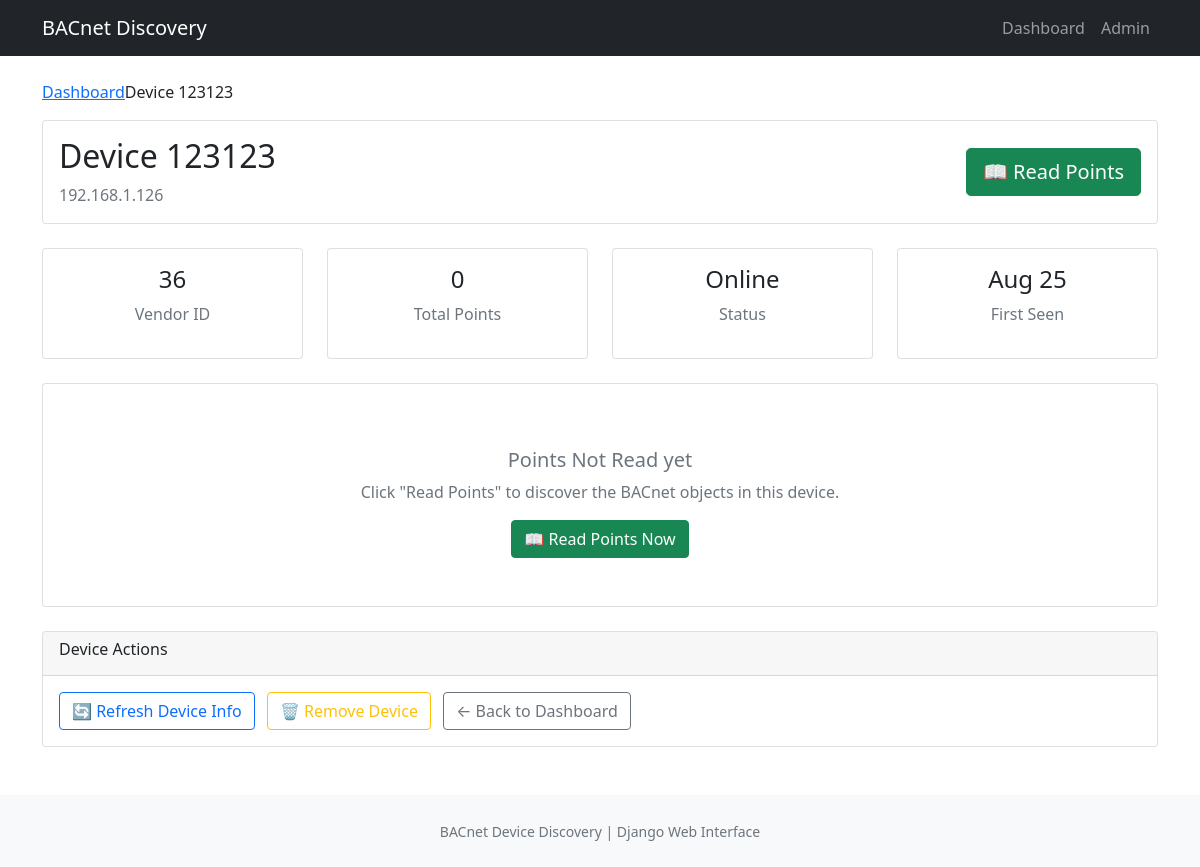
The app's page /device/123123/ with its own data.
### discovery/models.py (models this page shows, shortened)
class BACnetDevice(models.Model):
    device_id = models.IntegerField(
        unique=True, help_text="BACnet device instance number"
    )
    address = models.CharField(max_length=50, help_text="IP address of device")
    vendor_id = models.IntegerField(help_text="BACnet vendor ID")
    first_seen = models.DateTimeField(auto_now_add=True)
    last_seen = models.DateTimeField(auto_now_add=True)
    is_online = models.BooleanField(default=True)
    points_read = models.BooleanField(default=True)
    class Meta:
        ordering = ["device_id"]
        verbose_name = "BACnet Device"
        verbose_name_plural = "BACnet Devices"

### discovery/views.py (the view)
# urls.py: path("device/<int:device_id>/", views.device_detail, name="device_detail"),
def device_detail(request, device_id):
    device = get_object_or_404(BACnetDevice, device_id=device_id)
    points = device.points.all().order_by("object_type", "instance_number")
    points_by_type = {}
    for point in points:
        if point.object_type not in points_by_type:
            points_by_type[point.object_type] = []
        points_by_type[point.object_type].append(point)
    context = {
        "device": device,
        "points": points,
        "points_by_type": points_by_type,
        "point_count": points.count(),
    }
    return render(request, "discovery/device_detail.html", context)

### discovery/templates/discovery/device_detail.html (shortened to what this page needs)
{% extends 'discovery/base.html' %}
{% block content %}
<nav aria-label="breadcrumb">
    <ol class="breadcrumb">
        <li class="breadcrum-item"><a href="{% url 'discovery:dashboard' %}">Dashboard</a></li>
        <li class="breadcrum-item active">Device {{ device.device_id }}</li>
    </ol>
</nav>
<div class="row mb-4">
    <div class="col">
        <div class="card">
            <div class="card-body">
                <div class="d-flex align-items-center justify-content-between">
                    <div>
                        <h2>
                            Device {{ device.device_id }}
                        </h2>
                        <p class="text-muted mb-0">{{ device.address }}</p>
                    </div>
                    <div class="text-end">
                        <button id="read-poionts-btn" class="btn btn-success btn-lg">
                            📖 Read Points
                        </button>
                    </div>
                </div>
            </div>
        </div>
    </div>
</div>
<div class="row mb-4">
    <div class="col-md-3">
        <div class="card">
            <div class="card-body text-center">
                <h4>{{ device.vendor_id }}</h4>
                <p class="text-muted">Vendor ID</p>
            </div>
        </div>
    </div>
    <div class="col-md-3">
        <div class="card">
            <div class="card-body text-center">
                <h4>{{ point_count }}</h4>
                <p class="text-muted">Total Points</p>
            </div>
        </div>
    </div>
    <div class="col-md-3">
        <div class="card">
            <div class="card-body text-center">
                <h4>{% if device.is_online %}Online{% else %}Offline{% endif %}</h4>
                <p class="text-muted">Status</p>
            </div>
        </div>
    </div>
    <div class="col-md-3">
        <div class="card">
            <div class="card-body text-center">
                <h4>{{ device.first_seen|date:"M d" }}</h4>
                <p class="text-muted">First Seen</p>
            </div>
        </div>
    </div>
</div>
{% if points %}
    {% if points_by_type %}
    <div class="row">
        {% for object_type, type_points in points_by_type.items %}
        <div class="col-lg-6 mb-4">
            <div class="card">
                <div class="card-header d-flex justify-content-between">
                    <h6>{{ object_type|title }}</h6>
                    <span class="badge bg-secondary">{{ type_points|length }}</span>
                </div>
                <div class="card-body" style="max-height: 300px; overflow-y: auto;">
                    <div class="table-responsive">
                        <table class="table-responsive">
                            <thread>
                                <tr>
                                    <th>Instance</th>
                                    <th>Identifier</th>
                                    <th>Name</th>
                                </tr>
                            </thread>
                            <tbody>
                                {% for point in type_points %}
                                <tr>
                                    <td><code>{{ point.instance_number }}</code></td>
                                    <td><strong>{{ point.identifier }}</strong></td>
                                    <td>
                                        {% if point.object_name %}
                                            {{ point.object_name }}
                                        {% else %}
                                            <em class="text-muted">No name</em>
                                        {% endif %}
                                    </td>
                                </tr>
                                {% endfor %}
                            </tbody>
                        </table>
                    </div>
                </div>
            </div>
        </div>
        {% endfor %}
    </div>
    {% endif %}
    <div class="row mt-4">
        <div class="col">
            <div class="card">
                <div class="card-header">
                    <h5>All Points ({{ point_count }})</h5>
                </div>
                <div class="card-body">
                    <div class="table-responsive">
                        <table class="table table-striped">
                            <thread>
                                <tr>
                                    <tr>Object Type</tr>
                                    <tr>Instance</tr>
                                    <tr>Identifier</tr>
                                    <tr>Name</tr>
                                    <tr>Description</tr>
                                    <tr>Created</tr>
                                </tr>
                            </thread>
                            <tbody>
                                {% for point in points %}
                                <tr>
                                    <td>
                                        <span class="badge bg-primary">{{ point.object_type }}</span>
                                    </td>
                                    <td><code>{{ point.instance_number }}</code></td>
                                    <td><strong>{{ point.identifier }}</strong></td>
                                    <td>
                                        {% if point.object_name %}
                                            {{ point.object_name }}
                                        {% else %}
                                            <em class="text-muted">-</em>
                                        {% endif %}
                                    </td>
                                    <td>
                                        {% if point.description %}
                                            {{ point.description|truncatechars:50 }}
                                        {% else %}
                                            <em class="text-muted">-</em>
                                        {% endif %}
                                    </td>
                                    <td>{{ point.created|date:"M d, H:i" }}</td>
                                </tr>
                                {% endfor %}
                            </tbody>
                        </table>
                    </div>
                </div>
            </div>
        </div>
    </div>
{% else %}
    <div class="row">
        <div class="col">
            <div class="card">
                <div class="card-body text-center py-5">
                    {% if device.points_read %}
                        <div class="mb-3">
                            <i class="fas fa-exclamation-triangle" stype="font-size: 3rem; color: #ffc107"></i>
                        </div>
                        <h5 class="text-muted">No Points Found</h5>
                        <p class="text-muted">This device has no BACnet objects or they couldn't be read.</p>
                    {% else %}
                        <h5 class="text-muted">Points Not Read yet</h5>
                        <p class="text-muted">Click "Read Points" to discover the BACnet objects in this device.</p>
                        <button class="btn btn-success btn-ln" onclick="document.getElementById('read-points-btn').click()">
                            📖 Read Points Now
                        </button>
                    {% endif %}
                </div>
            </div>
        </div>
    </div>
{% endif %}
<div class="row mt-4">
    <div class="col">
        <div class="card">
            <div class="card-header">
                <h6>Device Actions</h6>
            </div>
            <div class="card-body">
                <button class="btn btn-outline-primary me-2">
                    🔄 Refresh Device Info
                </button>
                <button class="btn btn-outline-warning me-2" onclick="if(confirm('Remove this device?')) alert('Feature coming soon!')">
                    🗑️ Remove Device
                </button>
                <a href="{% url 'discovery:dashboard' %}" class="btn btn-outline-secondary">
                    ← Back to Dashboard
                </a>
            </div>
        </div>
    </div>
</div>
{% endblock %}

### records on screen
BACnetDevice: device_id "123123", address "192.168.1.126", vendor_id "36", first_seen "Aug 25"

### other values on screen
{{ point_count }} "0"
